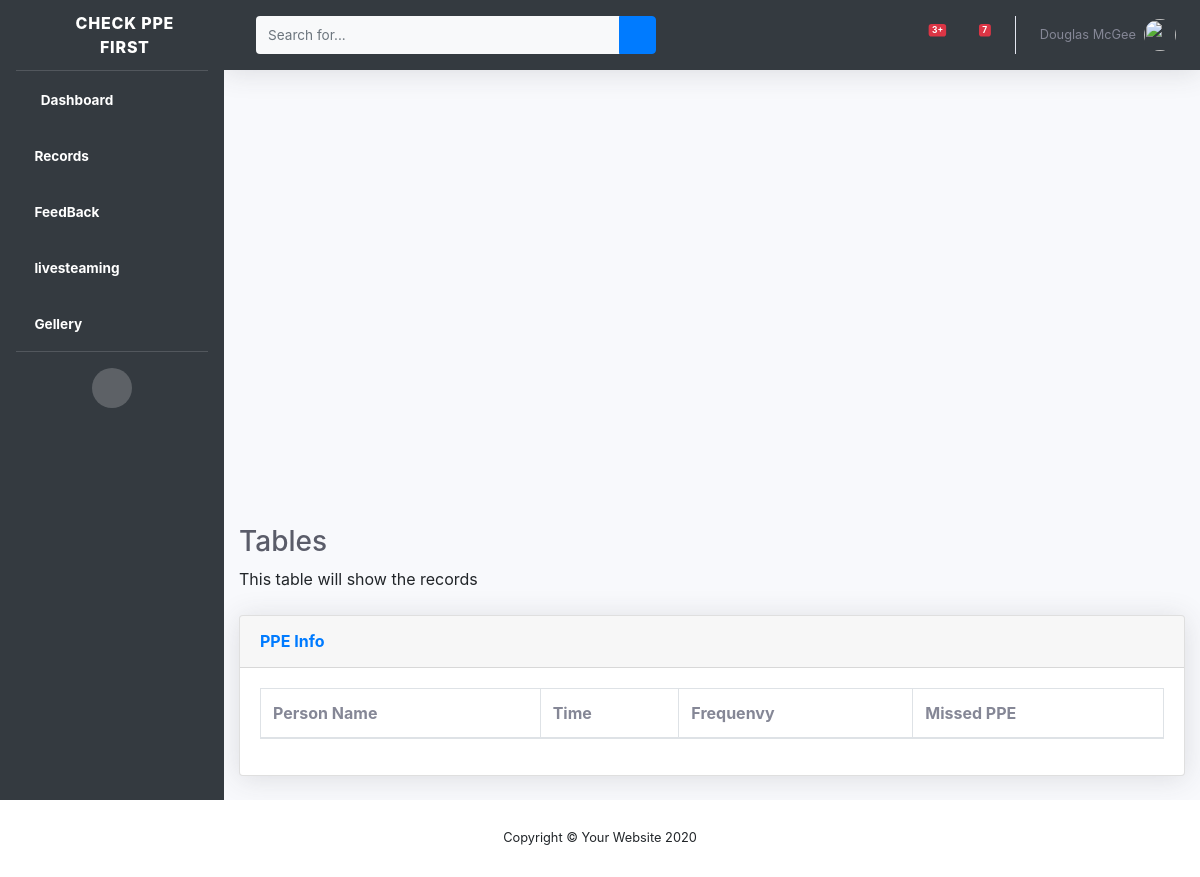
Page /Records on the earlier database version.
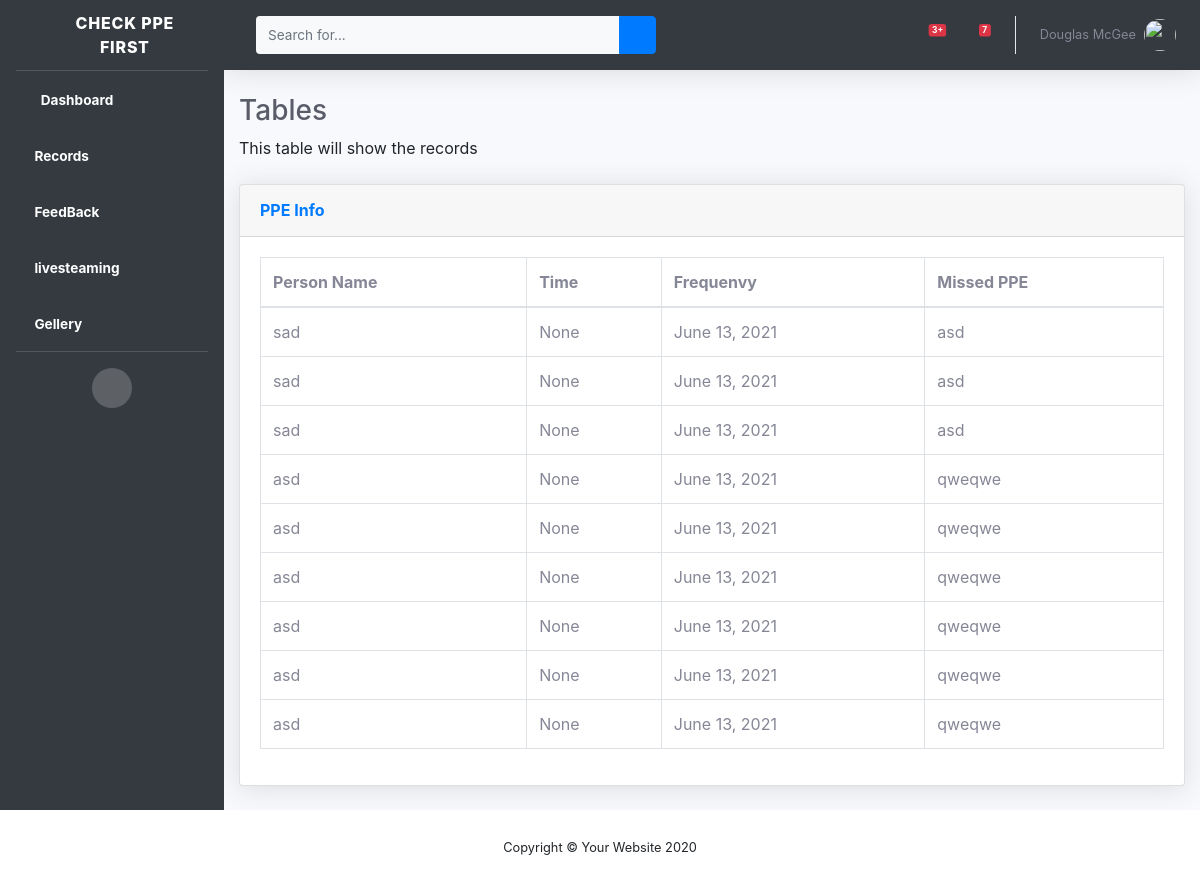
Same page on the later database version.
### PPEviewer/models.py (models this page shows)
class ppeviwer(models.Model):
    name=(models.CharField(max_length=50))
    missed_ppe=(models.CharField(max_length=50,default='Unknow'))
    time=(models.TimeField(default=datetime.datetime.now()))
    date=models.DateField(auto_now_add=True)
    pm=models.ImageField(upload_to='images/')

### PPEviewer/views.py (the view)
# urls.py: path('Records',records,name='records'),
def records(request):
    alldata=ppeviwer.objects.all()
    context={
        'alldata1':alldata
                }
    return render(request,'records.html',context)

### templates/Records.html (shortened to what this page needs)
{% extends 'Master.html' %}
{% load crispy_forms_tags %}
{% block index %}
    </div>
    <div class="container-fluid">
        <h1 class="h3 mb-2 text-gray-800">Tables</h1>
        <p class="mb-4">This table will show the records  <a target="_blank"
        <div class="card shadow mb-4">
            <div class="card-header py-3">
                <h6 class="m-0 font-weight-bold text-primary">PPE Info</h6>
            </div>
            <div class="card-body">
                <div class="table-responsive">
                    <table class="table table-bordered" id="myTable" width="100%" cellspacing="0">
                        <thead>
                            <tr>
                                <th>Person Name</th>
                                <th>Time</th>
                                <th>Frequenvy</th>
                                <th>Missed PPE</th>
                            </tr>
                        </thead>
                        <tbody>
                            {% for data in alldata1 %}
                            <tr>
                                <td>{{data.name}}</td>
                                <td>{{data.time}}</td>
                                <td>{{data.date}}</td>
                                <td>{{data.missed_ppe}}</td>
                            </tr>
                            {% endfor %}
                        </tbody>
                    </table>
                </div>
            </div>
        </div>
    </div>
</div>
{% endblock %}

### templates/Master.html (shortened to what this page needs)
{%load static%}
<!DOCTYPE html>
<html lang="en">
<head>
    <link href="{% static 'vendor/fontawesome-free/css/all.min.css' %} " rel="stylesheet" type="text/css">
    <link href="{% static 'css/sb-admin-2.min.css' %}" rel="stylesheet">
    <link href="//cdn.datatables.net/1.10.24/css/jquery.dataTables.min.css" rel="stylesheet">
    <link rel="stylesheet" href="https://maxcdn.bootstrapcdn.com/bootstrap/4.0.0/css/bootstrap.min.css">
</head>
<body id="page-top">
    <div id="wrapper">
        <ul class="navbar-nav bg-dark sidebar sidebar-dark accordion" id="accordionSidebar">
            <a class="sidebar-brand d-flex align-items-center justify-content-center" href="#">
                <div class="sidebar-brand-icon rotate-n-15">
                    <i class="fas fa-laugh-wink"></i>
                </div>
                <div class="sidebar-brand-text mx-3">Check PPE First</div>
            </a>
            <hr class="sidebar-divider my-0">
            <li class="nav-item active">
                <a class="nav-link" href="{% url 'index' %}">
                    <i class="fas fa-fw fa-tachometer-alt"></i>
                    <span>Dashboard</span></a>
            </li>
            <li class="nav-item active">
                <a class="nav-link" href="{% url 'records' %}">
                    <i class="fas fa-cog"></i>
                    <span> Records </span></a>
            </li>
            <li class="nav-item active">
                <a class="nav-link" href="{% url 'Fb' %}">
                    <i class="fas fa-cog"></i>
                    <span> FeedBack </span></a>
            </li>
            <li class="nav-item active">
                <a class="nav-link" href="{% url 'livesteaming' %}">
                    <i class="fas fa-cog"></i>
                    <span> livesteaming </span></a>
            </li>
            <li class="nav-item active">
                <a class="nav-link" href="{% url 'gallery' %}">
                    <i class="fas fa-cog"></i>
                    <span> Gellery </span></a>
            </li>
            <hr class="sidebar-divider d-none d-md-block">
            <div class="text-center d-none d-md-inline">
                <button class="rounded-circle border-0" id="sidebarToggle"></button>
            </div>
        </ul>
        <div id="content-wrapper" class="d-flex flex-column">
            <div id="content">
                <nav class="navbar navbar-expand navbar-light bg-dark topbar mb-4 static-top shadow">
                    <form
                        class="d-none d-sm-inline-block form-inline mr-auto ml-md-3 my-2 my-md-0 mw-100 navbar-search">
                        <div class="input-group">
                            <input type="text" class="form-control bg-light border-0 small" placeholder="Search for..."
                                aria-label="Search" aria-describedby="basic-addon2">
                            <div class="input-group-append">
                                <button class="btn btn-primary" type="button">
                                    <i class="fas fa-search fa-sm"></i>
                                </button>
                            </div>
                        </div>
                    </form>
                    <ul class="navbar-nav ml-auto">
                        <li class="nav-item dropdown no-arrow mx-1">
                            <a class="nav-link dropdown-toggle" href="#" id="alertsDropdown" role="button"
                                data-toggle="dropdown" aria-haspopup="true" aria-expanded="false">
                                <span class="badge badge-danger badge-counter">3+</span>
                            </a>
                        </li>
                        <li class="nav-item dropdown no-arrow mx-1">
                            <a class="nav-link dropdown-toggle" href="#" id="messagesDropdown" role="button"
                                data-toggle="dropdown" aria-haspopup="true" aria-expanded="false">
                                <i class="fas fa-envelope fa-fw"></i>
                                <span class="badge badge-danger badge-counter">7</span>
                            </a>
                        </li>
                        <li class="nav-item dropdown no-arrow">
                            <a class="nav-link dropdown-toggle" href="#" id="userDropdown" role="button"
                                data-toggle="dropdown" aria-haspopup="true" aria-expanded="false">
                                <span class="mr-2 d-none d-lg-inline text-gray-600 small">Douglas McGee</span>
                                <img class="img-profile rounded-circle"
                                    src="img/undraw_profile.svg">
                            </a>
                        </li>
                    </ul>
                </nav>
               {% block index %}
               {% endblock %}
            </div>
            <footer class="sticky-footer bg-white">
                <div class="container my-auto">
                    <div class="copyright text-center my-auto">
                        <span>Copyright &copy; Your Website 2020</span>
                    </div>
                </div>
            </footer>
</body>
</html>

Differences in the rows shown:
added ppeviwer: name "sad", time "None", date "June 13, 2021", missed_ppe "asd"
added ppeviwer: name "sad", time "None", date "June 13, 2021", missed_ppe "asd"
added ppeviwer: name "sad", time "None", date "June 13, 2021", missed_ppe "asd"
added ppeviwer: name "asd", time "None", date "June 13, 2021", missed_ppe "qweqwe"
added ppeviwer: name "asd", time "None", date "June 13, 2021", missed_ppe "qweqwe"
added ppeviwer: name "asd", time "None", date "June 13, 2021", missed_ppe "qweqwe"
added ppeviwer: name "asd", time "None", date "June 13, 2021", missed_ppe "qweqwe"
added ppeviwer: name "asd", time "None", date "June 13, 2021", missed_ppe "qweqwe"
added ppeviwer: name "asd", time "None", date "June 13, 2021", missed_ppe "qweqwe"
